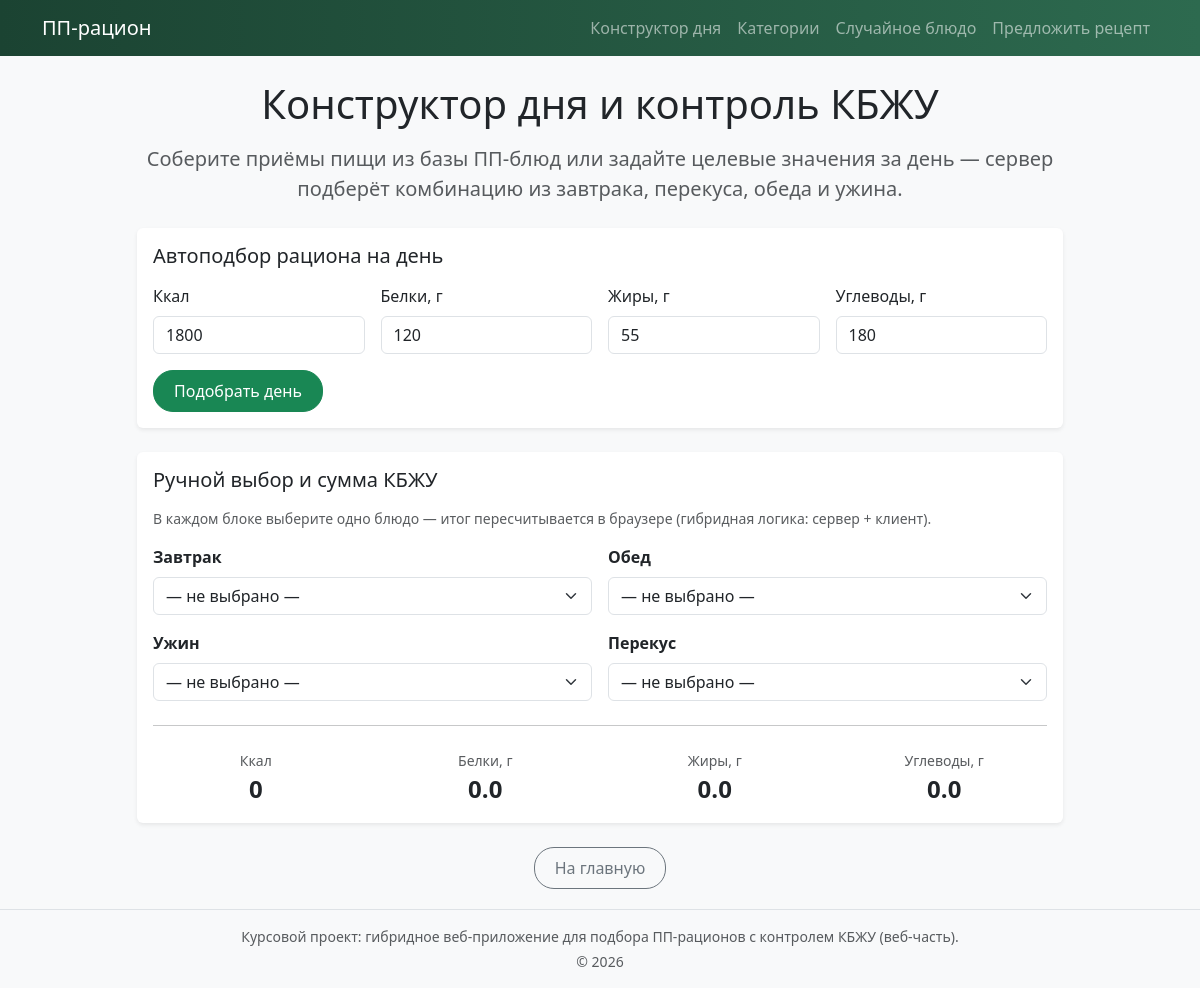
Screenshot of /ration with the database file from the repository.
### tables this page shows
CREATE TABLE recipes (
            id INTEGER PRIMARY KEY,
            category_id INTEGER,
            name TEXT NOT NULL,
            instructions TEXT NOT NULL,
            kcal INTEGER NOT NULL,
            protein_g REAL NOT NULL,
            fat_g REAL NOT NULL,
            carbs_g REAL NOT NULL,
            FOREIGN KEY (category_id) REFERENCES categories (id)
        );

CREATE TABLE categories (
            id INTEGER PRIMARY KEY,
            name TEXT NOT NULL
        );

### app.py (the view, shortened to what this page needs)
@app.route('/ration', methods=['GET', 'POST'])
def ration():
    grouped = get_recipes_grouped_by_meal()
    suggestion = None
    return render_template('ration.html', grouped=grouped, suggestion=suggestion)

### models.py (called while the page is built)
def get_db_connection():
    conn = sqlite3.connect(DB_PATH)
    conn.row_factory = sqlite3.Row
    return conn

def _row_to_recipe_summary(recipe):
    return {
        'id': recipe['id'],
        'name': recipe['name'],
        'category_id': recipe['category_id'],
        'instructions': recipe['instructions'],
        'kcal': recipe['kcal'],
        'protein_g': recipe['protein_g'],
        'fat_g': recipe['fat_g'],
        'carbs_g': recipe['carbs_g'],
    }

def get_recipes_grouped_by_meal():
    conn = get_db_connection()
    cursor = conn.cursor()
    cursor.execute(
        '''
        SELECT r.*, c.name AS category_name
        FROM recipes r
        JOIN categories c ON c.id = r.category_id
        ORDER BY c.id, r.name
        '''
    )
    rows = cursor.fetchall()
    conn.close()
    grouped = {}
    for row in rows:
        cat = row['category_name']
        if cat not in grouped:
            grouped[cat] = []
        grouped[cat].append(_row_to_recipe_summary(row))
    return grouped

### templates/ration.html (shortened to what this page needs)
{% extends "base.html" %}
{% block content %}
<div class="row">
    <div class="col-lg-10 mx-auto">
        <h1 class="mb-3 text-center">Конструктор дня и контроль КБЖУ</h1>
        <p class="lead text-center text-muted mb-4">
            Соберите приёмы пищи из базы ПП-блюд или задайте целевые значения за день — сервер подберёт комбинацию из завтрака, перекуса, обеда и ужина.
        </p>
        <div class="card mb-4 border-0 shadow-sm">
            <div class="card-body">
                <h2 class="h5 mb-3">Автоподбор рациона на день</h2>
                <form method="POST" class="row g-3 align-items-end">
                    <div class="col-6 col-md-3">
                        <label class="form-label">Ккал</label>
                        <input type="number" step="1" name="target_kcal" class="form-control" value="1800" min="1">
                    </div>
                    <div class="col-6 col-md-3">
                        <label class="form-label">Белки, г</label>
                        <input type="number" step="0.1" name="target_protein" class="form-control" value="120" min="0.1">
                    </div>
                    <div class="col-6 col-md-3">
                        <label class="form-label">Жиры, г</label>
                        <input type="number" step="0.1" name="target_fat" class="form-control" value="55" min="0.1">
                    </div>
                    <div class="col-6 col-md-3">
                        <label class="form-label">Углеводы, г</label>
                        <input type="number" step="0.1" name="target_carbs" class="form-control" value="180" min="0.1">
                    </div>
                    <div class="col-12">
                        <button type="submit" class="btn btn-success">Подобрать день</button>
                    </div>
                </form>
            </div>
        </div>
        <div class="card border-0 shadow-sm mb-4">
            <div class="card-body">
                <h2 class="h5 mb-3">Ручной выбор и сумма КБЖУ</h2>
                <p class="text-muted small mb-3">В каждом блоке выберите одно блюдо — итог пересчитывается в браузере (гибридная логика: сервер + клиент).</p>
                <div class="row g-3">
                    {% for meal_name, items in grouped.items() %}
                    <div class="col-md-6">
                        <label class="form-label fw-semibold">{{ meal_name }}</label>
                        <select class="form-select ration-select" data-meal="{{ meal_name }}">
                            <option value="">— не выбрано —</option>
                        </select>
                    </div>
                    {% endfor %}
                </div>
                <hr class="my-4">
                <div class="row text-center">
                    <div class="col-6 col-md-3">
                        <div class="text-muted small">Ккал</div>
                        <div class="fs-4 fw-bold" id="sum-kcal">0</div>
                    </div>
                    <div class="col-6 col-md-3">
                        <div class="text-muted small">Белки, г</div>
                        <div class="fs-4 fw-bold" id="sum-p">0</div>
                    </div>
                    <div class="col-6 col-md-3">
                        <div class="text-muted small">Жиры, г</div>
                        <div class="fs-4 fw-bold" id="sum-f">0</div>
                    </div>
                    <div class="col-6 col-md-3">
                        <div class="text-muted small">Углеводы, г</div>
                        <div class="fs-4 fw-bold" id="sum-c">0</div>
                    </div>
                </div>
            </div>
        </div>
        <div class="text-center">
            <a href="{{ url_for('index') }}" class="btn btn-outline-secondary">На главную</a>
        </div>
    </div>
</div>
{% endblock %}

### static/css/style.css (style rules this page uses)
html, body { height: 100%; margin: 0; padding: 0; }
body { display: flex; flex-direction: column; background-color: #f8f9fa; min-height: 100vh; }
.card { transition: transform 0.2s; border: none; }
.card-body { display: flex; flex-direction: column; }
.btn { border-radius: 20px; padding: 8px 20px; }
.text-center { text-align: center; }

### rows the page displays
recipes: name "Завтрак"
recipes: name "Обед"
recipes: name "Ужин"
recipes: name "Перекус"
